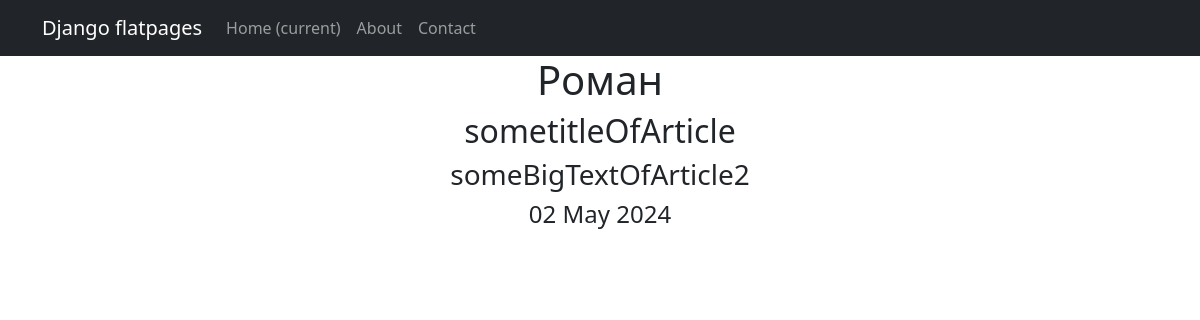
/2, run on the app's committed database.
### news/models.py (models this page shows, shortened)
class Post(models.Model):
    author = models.ForeignKey(Author,on_delete=models.CASCADE)
    Article = 'AR'
    News = 'NW'
    CATEGORY_CHOICES = (
        (Article, 'Статья'),
        (News, 'Новость')
    )
    categoryType = models.CharField(max_length=2,choices=CATEGORY_CHOICES,default=Article)
    creationTime = models.DateTimeField(auto_now_add=True)
    newsCategory = models.ManyToManyField(Category,through='PostCategory')
    title = models.CharField(max_length=128)
    text = models.TextField()
    newsRating = models.IntegerField(default=0)
    added_at = models.DateTimeField(
        auto_now=True,
    )

class Author(models.Model):
    authorUser=models.OneToOneField(User,on_delete=models.CASCADE)
    authorRating=models.IntegerField(default=0)
    def __str__(self):
        return self.authorUser.username

### news/views.py (the view)
# urls.py: path('<int:pk>', PostDetail.as_view(), name='new_detail'),
class PostDetail(DetailView):
    model = Post
    template_name = 'new.html'
    context_object_name = 'new'

### news/templatetags/custom_filters.py (called while the page is built)
@register.filter()
def censor(text):
    if not isinstance(text,str):
        raise StrException
    else:
        text_list = text.split()
        censored_text_list = []
        for word in text_list:
            clean_word = ''.join(c for c in word if c not in string.punctuation)
            if clean_word.lower() in bad_words:
                censored_word = clean_word[0] + (len(clean_word) - 1) * '*'
                censored_text_list.append(word.replace(clean_word, censored_word))
            else:
                censored_text_list.append(word)
        return ' '.join(censored_text_list)

### templates/new.html (shortened to what this page needs)
{% extends 'flatpages/default.html' %}
{% load custom_filters %}
{% block content %}
<h1>{{ new.author }}</h1>
<h2>{{ new.title|censor }}</h2>
<h3>{{ new.text|censor }}</h3>
<h4>{{ new.creationTime|date:'d M Y' }}</h4>
{% endblock content %}

### data on the page
Post: author "Роман", title|censor "sometitleOfArticle", text|censor "someBigTextOfArticle2", creationTime "02 May 2024"
